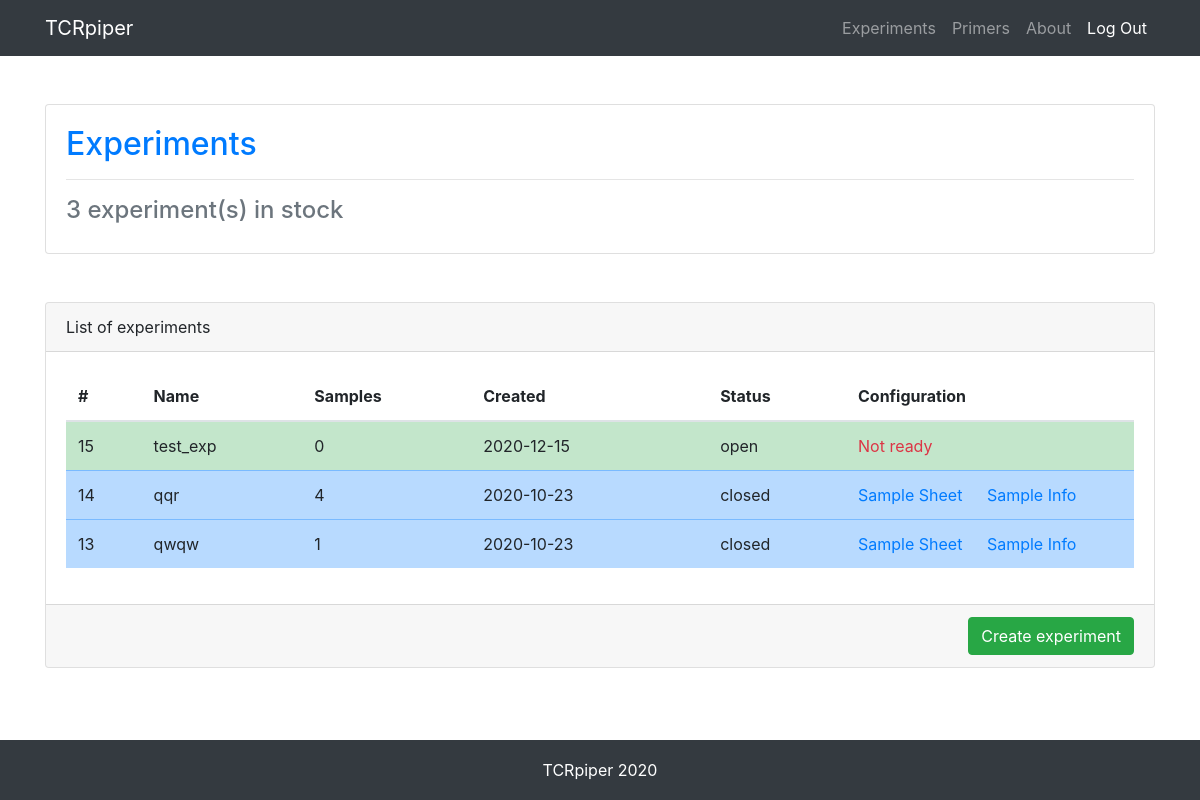
/experiment/, run on the app's committed database.
### experiment/models.py (models this page shows, shortened)
class Experiment(models.Model):
    status = models.CharField(max_length=200, choices=EXPERIMENT_STATUS, default='open')
    iem_file_version = models.CharField(max_length=200, default=FILE_VERSION)
    name = models.CharField(max_length=200)
    date = models.DateField(auto_now_add=True)
    workflow = models.CharField(max_length=200, choices=WORKFLOW_TYPE, default='GenerateFASTQ')
    application = models.CharField(max_length=200, choices=APPLICATION_TYPE, default='FASTQ Only')
    assay = models.CharField(max_length=200, choices=ASSAY_TYPE, default='TruSeq HT')
    chemistry = models.CharField(max_length=200, choices=CHEMISTRY, default='Amplicon')
    description = models.TextField(default='')
    reads_1 = models.IntegerField(default=0)
    reads_2 = models.IntegerField(default=0)
    rev_compl = models.IntegerField(choices=REVCOMPL, default=0)
    def num_of_samples(self):
        sample_list = Sample.objects.filter(experiment_id=self.id)
        return len(sample_list)

### experiment/views.py (the view)
# urls.py: path('', views.stock, name='experiment_stock'),
def stock(request):
    experiment_list = Experiment.objects.order_by('id').reverse()
    context = {
        'experiment_list': experiment_list,
        'num_of_experiments': len(experiment_list),
    }
    return render(request, 'experiment_stock.html', context)

### experiment/templates/experiment_stock.html (shortened to what this page needs)
{% load static %}
<!DOCTYPE html>
<html lang="en">
<head>
  <link href="{% static "vendor/bootstrap/css/bootstrap.min.css" %}" rel="stylesheet">
  <link href="{% static "css/main.css" %}" rel="stylesheet">
</head>
<body>
  <nav class="navbar navbar-expand-lg navbar-dark bg-dark fixed-top">
    <div class="container">
      <a class="navbar-brand" href="{% url 'index:index' %}">TCRpiper</a>
      <div class="collapse navbar-collapse" id="navbarResponsive">
        <ul class="navbar-nav ml-auto">
          <li class="nav-item">
            <a class="nav-link" href="{% url 'experiment:experiment_stock' %}">Experiments</a>
          </li>
          <li class="nav-item">
            <a class="nav-link" href="{% url 'primers:index' %}">Primers</a>
          </li>
          <li class="nav-item">
            <a class="nav-link" href="#">About</a>
          </li>
          <li class="nav-item active">
            <a class="nav-link" href="#">Log Out</a>
          </li>
        </ul>
      </div>
    </div>
  </nav>
  <div class="container">
    <div class="row">
    </div>
    <div class="row">
      <div class="col-md-12 mb-5">
        <div class="card">
          <div class="card-body">
           <h2 class="card-title"><p class="text-primary">Experiments</p></h2>
           <hr class="my-3">
           <h4 class="text-secondary">{{ num_of_experiments }} experiment(s) in stock</h4>
          </div>
        </div>
      </div>
    </div>
    <div class="row">
      <div class="col-md-12 mb-3">
        <div class="card h-100">
          <div class="card-header">List of experiments</div>
          <div class="card-body">
            <table class="table table-hover">
              <thead>
                <tr>
                  <th scope="col">#</th>
                  <th scope="col">Name</th>
                  <th scope="col">Samples</th>
                  <th scope="col" style="min-width:8em;">Created</th>
                  <th scope="col">Status</th>
                  <th scope="col" style="width:18em;">Configuration</th>
                </tr>
              </thead>
              <tbody>
              {% for experiment in experiment_list %}
                <tr class=
                {% if experiment.status == 'open' %}
                  "table-success" onclick="location.href='{% url 'experiment:experiment_get' experiment.id %}'
                {% elif experiment.status == 'closed' %}
                  "table-primary" onclick="location.href='{% url 'experiment:experiment_proc' experiment.id %}'
                {% else %}
                  ""
                {% endif %}
                "style="cursor: pointer;" name="{{ experiment.id }}" id="experimentID{{ experiment.id }}"
                >
                  <td scope="row">{{ experiment.id }}</td>
                  <td>{{ experiment.name }}</td>
                  <td>{{ experiment.num_of_samples }}</td>
                  <td>{{ experiment.date }}</td>
                  <td>{{ experiment.status }}</td>
                  <td>
                    {% if experiment.status == 'open' %}
                      <span class="text-danger">Not ready</span>
                    {% else %}
                      <span class="" style="padding-right:20px"><a href="{% url 'configurator:get_samplesheet' experiment.id %}">Sample Sheet</a></span>
                      <span class="" style="padding-right:20px"><a href="{% url 'configurator:get_sampleinfo' experiment.id %}">Sample Info</a></span>
                    {% endif %}
                  </td>
                </tr>
              {% endfor %}
              </tbody>
            </table>
          </div>
          <div class="card-footer">
            <span class="float-right">
              <a class="btn btn-success" href="{% url 'experiment:experiment_new' %}">Create experiment</a>
            </span>
          </div>
        </div>
      </div>
    </div>
  </div>
  <footer>
    <div class="container">
      <p class="text-center text-white">TCRpiper 2020</p>
    </div>
  </footer>
</body>
</html>

### static/css/main.css (style rules this page uses)
html { position: relative; min-height: 100%; }
body { padding-top: 56px; margin-bottom: 60px; }
footer { position: absolute; bottom: 0; width: 100%; height: 60px; background-color: #343a40; }
footer .container p { position: absolute; top: 50%; left: 50%; -moz-transform: translateX(-50%) translateY(-50%); -webkit-transform: translateX(-50%) translateY(-50%); transform: translateX(-50%) translateY(-50%); }
.table>thead>tr { border-top: hidden; }

### data on the page
Experiment: id "15", name "test_exp", num_of_samples "0", date "2020-12-15", status "open", shows "Not ready"
Experiment: id "14", name "qqr", num_of_samples "4", date "2020-10-23", status "closed", shows "Sample Sheet"
Experiment: id "13", name "qwqw", num_of_samples "1", date "2020-10-23", status "closed", shows "Sample Sheet"

### other printed values
{{ num_of_experiments }} "3"
